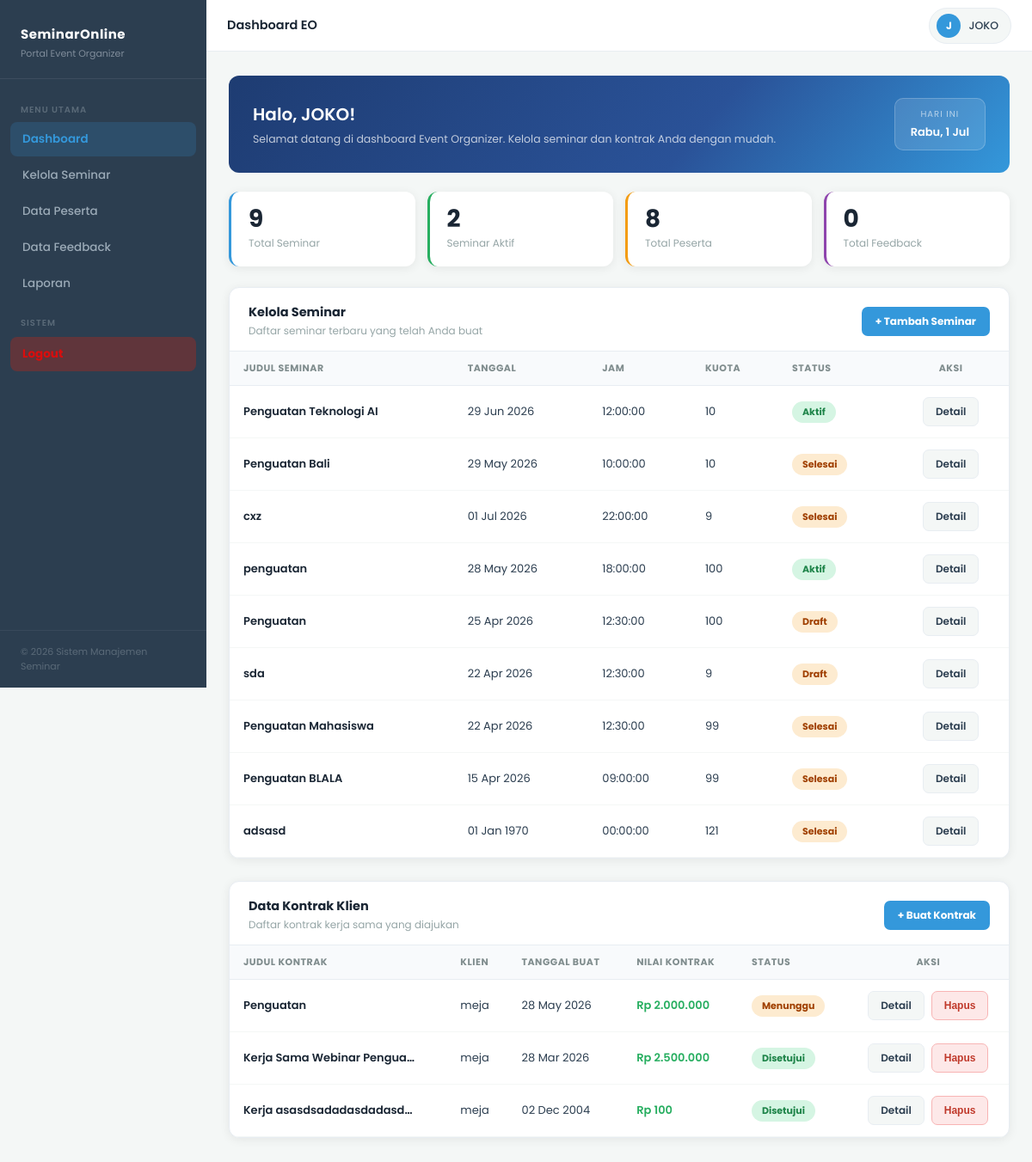
Screenshot of /dashboardeo.php (signed in) with the database file from the repository.
### tables this page shows
CREATE TABLE `users` (
  `id` int(11) NOT NULL,
  `nama` varchar(100) NOT NULL,
  `email` varchar(100) NOT NULL,
  `password` varchar(255) NOT NULL,
  `role` enum('admin','eo','klien','narasumber','peserta') NOT NULL,
  `no_hp` varchar(20) NOT NULL,
  `foto_profil` varchar(255) NOT NULL,
  `created_at` timestamp NOT NULL DEFAULT current_timestamp()
);

CREATE TABLE `seminar` (
  `seminar_id` int(11) NOT NULL,
  `kontrak_id` int(11) DEFAULT NULL,
  `eo_id` int(11) NOT NULL,
  `narasumber_id` int(11) NOT NULL,
  `judul_seminar` varchar(200) NOT NULL,
  `deskripsi` text DEFAULT NULL,
  `kategori` varchar(100) DEFAULT NULL,
  `kuota` int(11) DEFAULT NULL,
  `biaya` decimal(10,2) DEFAULT NULL,
  `metode` enum('online','offline') DEFAULT 'online',
  `jam_mulai` time NOT NULL,
  `jam_selesai` time NOT NULL,
  `platform` varchar(200) NOT NULL,
  `gambar` mediumblob NOT NULL,
  `link_meeting` varchar(255) DEFAULT NULL,
  `status` enum('draft','aktif','selesai') DEFAULT 'draft',
  `undangan_status` enum('menunggu','diterima','ditolak') NOT NULL DEFAULT 'menunggu',
  `alasan_tolak` text DEFAULT NULL,
  `created_at` timestamp NOT NULL DEFAULT current_timestamp(),
  `tanggal` varchar(20) NOT NULL
);

CREATE TABLE `kontrak` (
  `kontrak_id` int(11) NOT NULL,
  `judul_kontrak` varchar(100) NOT NULL,
  `judul_seminar` varchar(200) NOT NULL,
  `nomor_kontrak` varchar(50) DEFAULT NULL,
  `eo_id` int(11) NOT NULL,
  `klien_id` int(11) NOT NULL,
  `tanggal_buat` date DEFAULT NULL,
  `tanggal_mulai` date DEFAULT NULL,
  `tanggal_selesai` date DEFAULT NULL,
  `nilai_kontrak` decimal(15,2) DEFAULT NULL,
  `isi_kontrak` varchar(2000) DEFAULT NULL,
  `status_kontrak` enum('menunggu','disetujui','ditolak') DEFAULT 'menunggu',
  `alasan_penolakan` varchar(500) NOT NULL
);

### dashboardeo.php (the view, shortened to what this page needs)
<?php
include "config.php";
$eo_id = $_SESSION['id'];
$nama_eo = mysqli_fetch_assoc(mysqli_query($conn, "SELECT nama FROM users WHERE id=$eo_id"))['nama'];
$foto_user = $_SESSION['foto_profil'] ?? null;
$total_seminar = mysqli_fetch_assoc(mysqli_query(
    $conn,
    "SELECT COUNT(*) as total FROM seminar WHERE eo_id=$eo_id"
))['total'];
$seminar_aktif = mysqli_fetch_assoc(mysqli_query(
    $conn,
    "SELECT COUNT(*) as total FROM seminar WHERE eo_id=$eo_id AND status='aktif'"
))['total'];
$total_peserta = mysqli_fetch_assoc(mysqli_query(
    $conn,
    "SELECT COUNT(*) as total FROM pendaftaran
     JOIN seminar ON pendaftaran.seminar_id= seminar.seminar_id
     WHERE seminar.eo_id=$eo_id"
))['total'];
$total_feedback = mysqli_fetch_assoc(mysqli_query(
    $conn,
    "SELECT COUNT(*) as total FROM feedback
     JOIN seminar ON feedback.seminar_id=seminar.seminar_id
     WHERE seminar.eo_id=$eo_id"
))['total'];
$seminar_list = mysqli_query($conn, "SELECT seminar_id, judul_seminar, tanggal, jam_mulai, kuota, status FROM seminar WHERE eo_id=$eo_id ORDER BY seminar_id DESC");
$kontrak_list = mysqli_query($conn, "SELECT k.*, u.nama as nama_klien
    FROM kontrak k
    JOIN users u ON k.klien_id = u.id
    WHERE k.eo_id = $eo_id
    ORDER BY k.kontrak_id DESC
");
?>
<!DOCTYPE html>
<html lang="id">
<head>
</head>
<body>
    <nav class="sidebar" id="sidebar">
        <div class="sidebar-brand">
            <h3>SeminarOnline</h3>
            <p>Portal Event Organizer</p>
        </div>
        <div class="sidebar-nav">
            <span class="nav-label">Menu Utama</span>
            <a href="dashboardeo.php" class="active">Dashboard</a>
            <a href="seminar.php">Kelola Seminar</a>
            <a href="data_peserta.php">Data Peserta</a>
            <a href="feedback_eo.php">Data Feedback</a>
            <a href="buat_laporan.php">Laporan</a>
            <span class="nav-label" style="margin-top:18px">Sistem</span>
            <a href="logout.php" class="logout">Logout</a>
        </div>
        <div class="sidebar-footer">&copy; 2026 Sistem Manajemen Seminar</div>
    </nav>
    <div class="topbar" id="topbar">
        <div class="topbar-left">
            <span class="topbar-title">Dashboard EO</span>
        </div>
        <div class="user-pill">
            <div class="user-avatar">
                <?php if ($foto_user): ?>
                    <img src="upload/foto_profil/<?= htmlspecialchars($foto_user) ?>">
                <?php else: ?>
                    <?= mb_strtoupper(mb_substr($nama_eo, 0, 1)) ?>
                <?php endif; ?>
            </div>
            <?= htmlspecialchars($nama_eo) ?>
        </div>
    </div>
    <div class="main" id="main">
        <div class="content">
            <div class="welcome">
                <div class="welcome-text">
                    <h2>Halo, <?= htmlspecialchars(explode(' ', $nama_eo)[0]) ?>!</h2>
                    <p>Selamat datang di dashboard Event Organizer. Kelola seminar dan kontrak Anda dengan mudah.</p>
                </div>
                <div class="welcome-badge">
                    <div class="wb-label">Hari ini</div>
                    <div class="wb-date" id="todayDate">—</div>
                </div>
            </div>
            <div class="stats-row">
                <div class="stat-card">
                    <div class="stat-num"><?= $total_seminar ?></div>
                    <div class="stat-label">Total Seminar</div>
                </div>
                <div class="stat-card green">
                    <div class="stat-num"><?= $seminar_aktif ?></div>
                    <div class="stat-label">Seminar Aktif</div>
                </div>
                <div class="stat-card amber">
                    <div class="stat-num"><?= $total_peserta ?></div>
                    <div class="stat-label">Total Peserta</div>
                </div>
                <div class="stat-card purple">
                    <div class="stat-num"><?= $total_feedback ?></div>
                    <div class="stat-label">Total Feedback</div>
                </div>
            </div>
            <div class="table-card">
                <div class="table-head">
                    <div>
                        <h3>Kelola Seminar</h3>
                        <p>Daftar seminar terbaru yang telah Anda buat</p>
                    </div>
                    <a href="seminar.php" class="btn-daftar">+ Tambah Seminar</a>
                </div>
                <div class="tbl-wrap">
                    <table>
                        <thead>
                            <tr>
                                <th>Judul Seminar</th>
                                <th>Tanggal</th>
                                <th>Jam</th>
                                <th>Kuota</th>
                                <th>Status</th>
                                <th style="text-align: center;">Aksi</th>
                            </tr>
                        </thead>
                        <tbody>
                            <?php if (mysqli_num_rows($seminar_list) > 0): ?>
                                <?php while ($s = mysqli_fetch_assoc($seminar_list)) {
                                    $status_class = $s['status'] == 'aktif' ? 'badge-diterima' : 'badge-menunggu';
                                    ?>
                                    <tr>
                                        <td>
                                            <div class="td-title"
                                                style="max-width:250px; white-space: nowrap; overflow: hidden; text-overflow: ellipsis;"
                                                title="<?= htmlspecialchars($s['judul_seminar']) ?>">
                                                <?= htmlspecialchars($s['judul_seminar']) ?>
                                            </div>
                                        </td>
                                        <td><?= date('d M Y', strtotime($s['tanggal'])) ?></td>
                                        <td><?= $s['jam_mulai'] ?></td>
                                        <td><?= $s['kuota'] ?></td>
                                        <td><span class="tbl-badge <?= $status_class ?>"><?= ucfirst($s['status']) ?></span>
                                        </td>
                                        <td style="text-align: center;">
                                            <a href="detail_seminar.php?id=<?= $s['seminar_id'] ?>"
                                                class="btn-detail-sm">Detail</a>
                                        </td>
                                    </tr>
                                <?php } ?>
                            <?php endif; ?>
                        </tbody>
                    </table>
                </div>
            </div>
 <div class="table-card">
                <div class="table-head">
                    <div>
                        <h3>Data Kontrak Klien</h3>
                        <p>Daftar kontrak kerja sama yang diajukan</p>
                    </div>
                    <a href="buat_kontrak.php" class="btn-daftar">+ Buat Kontrak</a>
                </div>
                <div class="tbl-wrap">
                    <table>
                        <thead>
                            <tr>
                                <th>Judul Kontrak</th>
                                <th>Klien</th>
                                <th>Tanggal Buat</th>
                                <th>Nilai Kontrak</th>
                                <th>Status</th>
                                <th style="text-align: center;">Aksi</th>
                            </tr>
                        </thead>
                        <tbody>
                            <?php if (mysqli_num_rows($kontrak_list) > 0) { ?>
                                <?php while ($k = mysqli_fetch_assoc($kontrak_list)) {
                                    $status_class = 'badge-menunggu';
                                    $status_text = 'Menunggu';
                                    if ($k['status_kontrak'] == 'disetujui') {
                                        $status_class = 'badge-diterima';
                                        $status_text = 'Disetujui';
                                    } elseif ($k['status_kontrak'] == 'ditolak') {
                                        $status_class = 'badge-ditolak';
                                        $status_text = 'Ditolak';
                                    }
                                    ?>
                                    <tr>
                                        <td>
                                            <div class="td-title"
                                                style="max-width:200px; white-space: nowrap; overflow: hidden; text-overflow: ellipsis;"
                                                title="<?= htmlspecialchars($k['judul_kontrak']) ?>">
                                                <?= htmlspecialchars($k['judul_kontrak']) ?>
                                            </div>
                                        </td>
                                        <td><?= htmlspecialchars($k['nama_klien']) ?></td>
                                        <td><?= date('d M Y', strtotime($k['tanggal_buat'])) ?></td>
                                        <td style="font-weight:600; color:#27ae60;">Rp
                                            <?= number_format($k['nilai_kontrak'], 0, ',', '.') ?></td>
                                        <td><span class="tbl-badge <?= $status_class ?>"><?= $status_text ?></span></td>
                                        <td style="text-align: center;">
                                            <div style="display:flex; gap:8px; justify-content:center;">
                                                <a href="detail_kontrak.php?id=<?= $k['kontrak_id'] ?>"
                                                    class="btn-detail-sm">Detail</a>
                                                <button class="btn-hapus-sm"
                                                    onclick="openModal(<?= $k['kontrak_id'] ?>)">Hapus</button>
                                            </div>
                                        </td>
                                    </tr>
                                <?php } ?>
                            <?php } ?>
                        </tbody>
                    </table>
                </div>
            </div>
        </div>
    </div>
</body>
</html>

### rows the page displays
users: nama "J", nama "JOKO"
seminar: judul_seminar "Penguatan Teknologi AI", tanggal "29 Jun 2026", jam_mulai "12:00:00", kuota "10", status "Aktif"
seminar: judul_seminar "Penguatan Bali", tanggal "29 May 2026", jam_mulai "10:00:00", kuota "10", status "Selesai"
seminar: judul_seminar "cxz", tanggal "01 Jul 2026", jam_mulai "22:00:00", kuota "9", status "Selesai"
seminar: judul_seminar "penguatan", tanggal "28 May 2026", jam_mulai "18:00:00", kuota "100", status "Aktif"
seminar: judul_seminar "Penguatan", tanggal "25 Apr 2026", jam_mulai "12:30:00", kuota "100", status "Draft"
seminar: judul_seminar "sda", tanggal "22 Apr 2026", jam_mulai "12:30:00", kuota "9", status "Draft"
seminar: judul_seminar "Penguatan Mahasiswa", tanggal "22 Apr 2026", jam_mulai "12:30:00", kuota "99", status "Selesai"
seminar: judul_seminar "Penguatan BLALA", tanggal "15 Apr 2026", jam_mulai "09:00:00", kuota "99", status "Selesai"
seminar: judul_seminar "adsasd", tanggal "01 Jan 1970", jam_mulai "00:00:00", kuota "121", status "Selesai"
kontrak: judul_kontrak "Penguatan", users.nama "meja", tanggal_buat "28 May 2026", nilai_kontrak "2.000.000", status_text "Menunggu"
kontrak: judul_kontrak "Kerja Sama Webinar Pengua…", users.nama "meja", tanggal_buat "28 Mar 2026", nilai_kontrak "2.500.000", status_kontrak "Disetujui"
kontrak: judul_kontrak "Kerja asasdsadadasdadasd…", users.nama "meja", tanggal_buat "02 Dec 2004", nilai_kontrak "100", status_kontrak "Disetujui"

### other values shown
$total_seminar "9"
$seminar_aktif "2"
$total_peserta "8"
$total_feedback "0"
